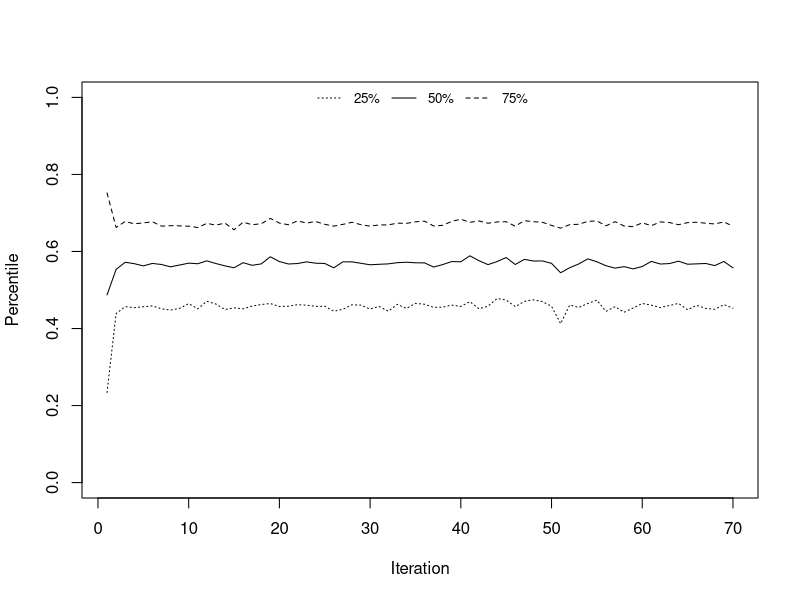

This chart was generated by the following R code:
# Calculation of Posterior Distributions by Data Augmentation
# Tanner and Wong, 1984
# Linkage Model example
# Author: Cleiton Moya de Almeida

#####
graphics.off()      # close the plots
rm(list = ls())     # clear the environment
cat("\014")         # clear the console
set.seed(42)

# Observed likelihood:
# y|theta ~ Multinomial(1/2+theta/4, (1-theta)/4, (1-theta)/4, theta/4)

# Linkage model - section 2,  p. 531
# y1 <- 125
# y2 <- 18
# y3 <- 20
# y4 <- 34

# section 7, p. 540 (Practical implementation example)
y1 <- 12
y2 <- 2
y3 <- 2
y4 <- 3

# Augmented likelihood:
# x|theta ~ Beta(x2+x1+1, x3+x4+1)
# x1 + x2 = y1
x3 <- y2
x4 <- y3
x5 <- y4

# Prior:
#    theta ~ Uniform(0, 1) \equiv Beta(alpha_star=1, beta_star=1)
# Approximated density function to p(theta | y)
#    p(theta | y) \approx p(theta | x) ~ 1/m \sum_{i=1}^m beta(alpha_star_i, beta_star_i)
g_params <- list(m=1, alpha_star_vect = 1, beta_star = 1)


# Sample g(theta | x)
sample_theta <- function(g) {
    m <- g$m
    alpha_star_vect <- g$alpha_star_vect
    beta_star <- g$beta_star
    j <- sample(1:m, 1)
    theta <- rbeta(1, alpha_star_vect[j], beta_star)
    return(theta)
}


# "Adaptive" m (section 7)
m_vect <- c(rep(1600,40), rep(400,20), rep(1600, 10))
nit <- length(m_vect)
theta25_hist <- numeric(nit)
theta50_hist <- numeric(nit)
theta75_hist <- numeric(nit)
g_list <- vector("list", nit)

#####
for (t in 1:nit) {

    m <- m_vect[t]
    g_list[[t]] <- g_params
    alpha_star_vect <- numeric(m)
    theta_vect <- numeric(m)
    x2_vect <- numeric(m)

    # Imputation Step
    for (i in 1:m) {

        # sampling theta
        theta <- sample_theta(g_params)
        theta_vect[i] <- theta

        # sampling x2
        x2 <- rbinom(1, y1, theta/(theta+2))
        x2_vect[i] <- x2
    }

    # Posterior step
    # update the g function
    alpha_star_vect <- x2_vect + x5 + 1
    beta_star <- x3 + x4 + 1
    g_params <- list(m=m, alpha_star_vect = alpha_star_vect, beta_star = beta_star)

    # Percentiles monitoring
    theta25_hist[t] <- quantile(theta_vect, 0.25)[[1]]
    theta50_hist[t] <- median(theta_vect)
    theta75_hist[t] <- quantile(theta_vect, 0.75)[[1]]
}


#####
# Percentiles monitoring
plot(theta50_hist, type="l", ylim=c(0, 1),
     xlab="Iteration", ylab="Percentile")
lines(theta25_hist, lty=3)
lines(theta75_hist, lty=2)
legend(x="top", legend=c("25%","50%","75%"),
       lty=c(3,1,2), bty="n", horiz=TRUE, cex=0.8)

# Estimated posterior density
